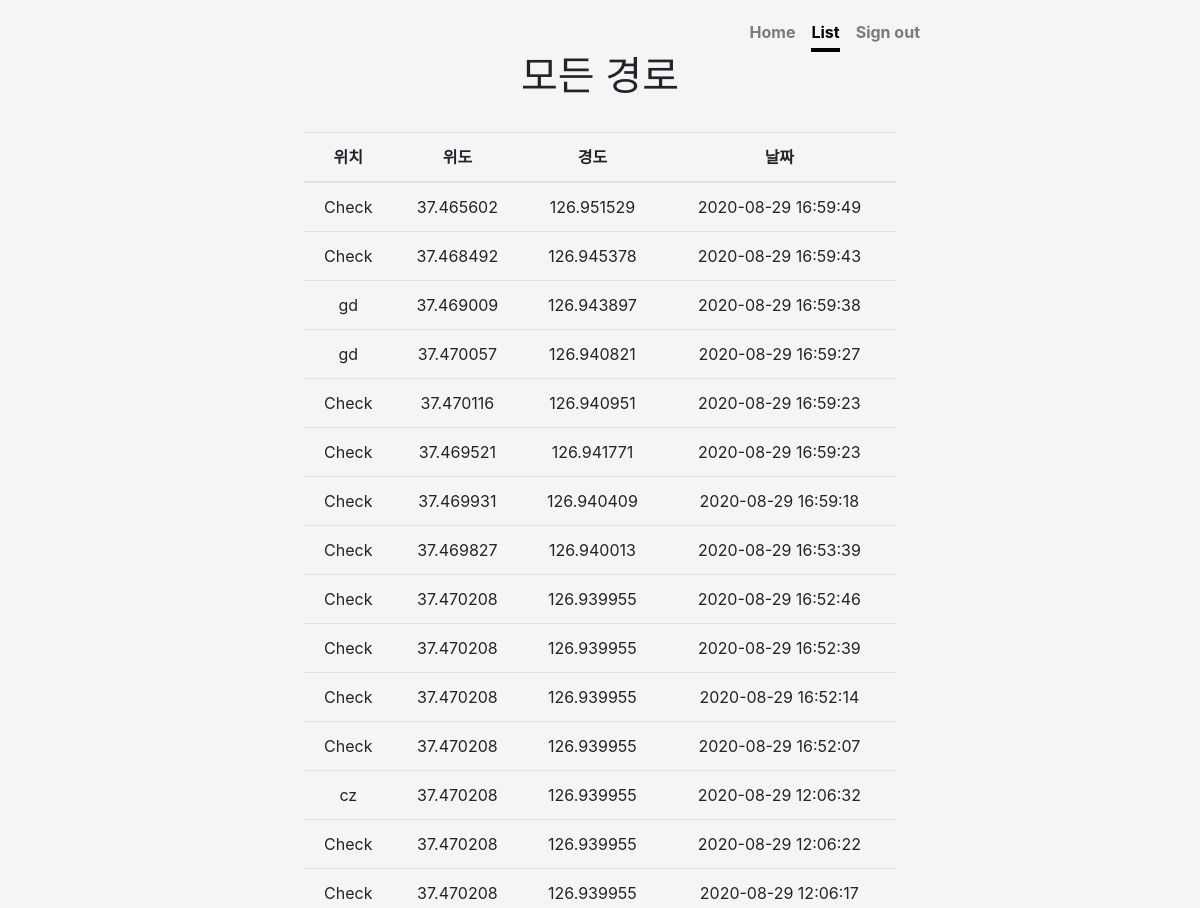
Page /app/list/ (signed in, upper part) on the earlier database version.
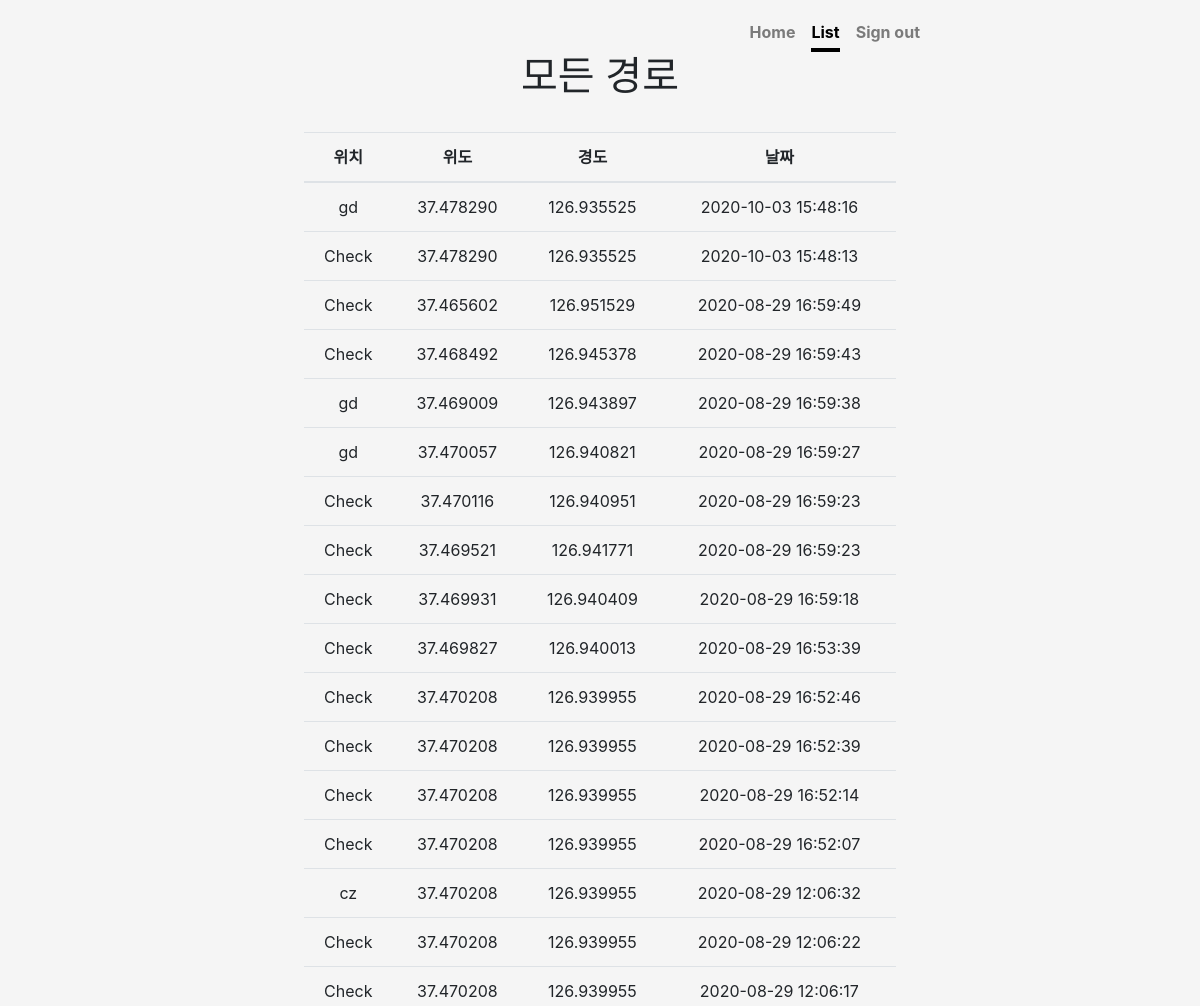
Same page on the later database version.
### app/models.py (models this page shows)
class Report(models.Model):
    objects = models.Manager()
    input_user = models.ForeignKey(User, on_delete = models.CASCADE)
    input_report = models.CharField(max_length=200, null = True, default='비어있음')
    input_date = models.CharField(max_length=20, default=0, null=True, blank=True)
    input_time = models.CharField(max_length=20, default=0, null=True, blank=True)
    input_lat = models.DecimalField(max_digits=9, decimal_places=6, null = True)
    input_lon = models.DecimalField(max_digits=9, decimal_places=6, null = True)

### app/views.py (the view)
# urls.py: path('list/', views.list, name='list'),
def list(request):
    report = Report.objects.filter(input_user=request.user).order_by('-input_date','-id')
    today = DateFormat(datetime.now()).format('Y-m-d')
    report_pag = Report.objects.filter(input_user=request.user,input_date=today).order_by('-input_date','-id')
    print(report_pag)
    return render(request, 'list.html', {'report':report })

### app/templates/list.html (shortened to what this page needs)
{% extends 'mainBase.html' %}
{% load static %}
{% block maincontent %}
<body class="text-center">
  <div class="cover-container d-flex w-100 h-100 p-3 mx-auto flex-column">
    <header class="masthead mb-auto">
      <div class="inner">
        <nav class="nav nav-masthead justify-content-center">
          <a class="nav-link" href="{% url 'index' %}">Home</a>
          <a class="nav-link active" href="{% url 'list' %}">List</a>
          <a class="nav-link" href="{% url 'signout' %}">Sign out</a>
        </nav>
      </div>
    </header>
    <main role="main" class="inner cover">
      <h1 class="cover-heading">모든 경로</h1>
      <br>
      <table class="table">
        <thead>
          <tr>
            <th scope="col">위치</th>
            <th scope="col">위도</th>
            <th scope="col">경도</th>
            <th scope="col">날짜</th>
          </tr>
        </thead>
        <tbody>
          {% for report in report.all %}
          <tr>
            <td>{{ report.input_report }}</td>
            <td>{{ report.input_lat }}</td>
            <td>{{ report.input_lon }}</td>
            <td>{{ report.input_date }} {{ report.input_time }}</td>
          </tr>
          {% endfor %}
        </tbody>
      </table>
    </main>
  </div>
</body>
{% endblock %}

Differences in the rows shown:
added Report: input_report "gd", input_lat "37.478290", input_lon "126.935525", input_date "2020-10-03", input_time "15:48:16"
added Report: input_report "Check", input_lat "37.478290", input_lon "126.935525", input_date "2020-10-03", input_time "15:48:13"
